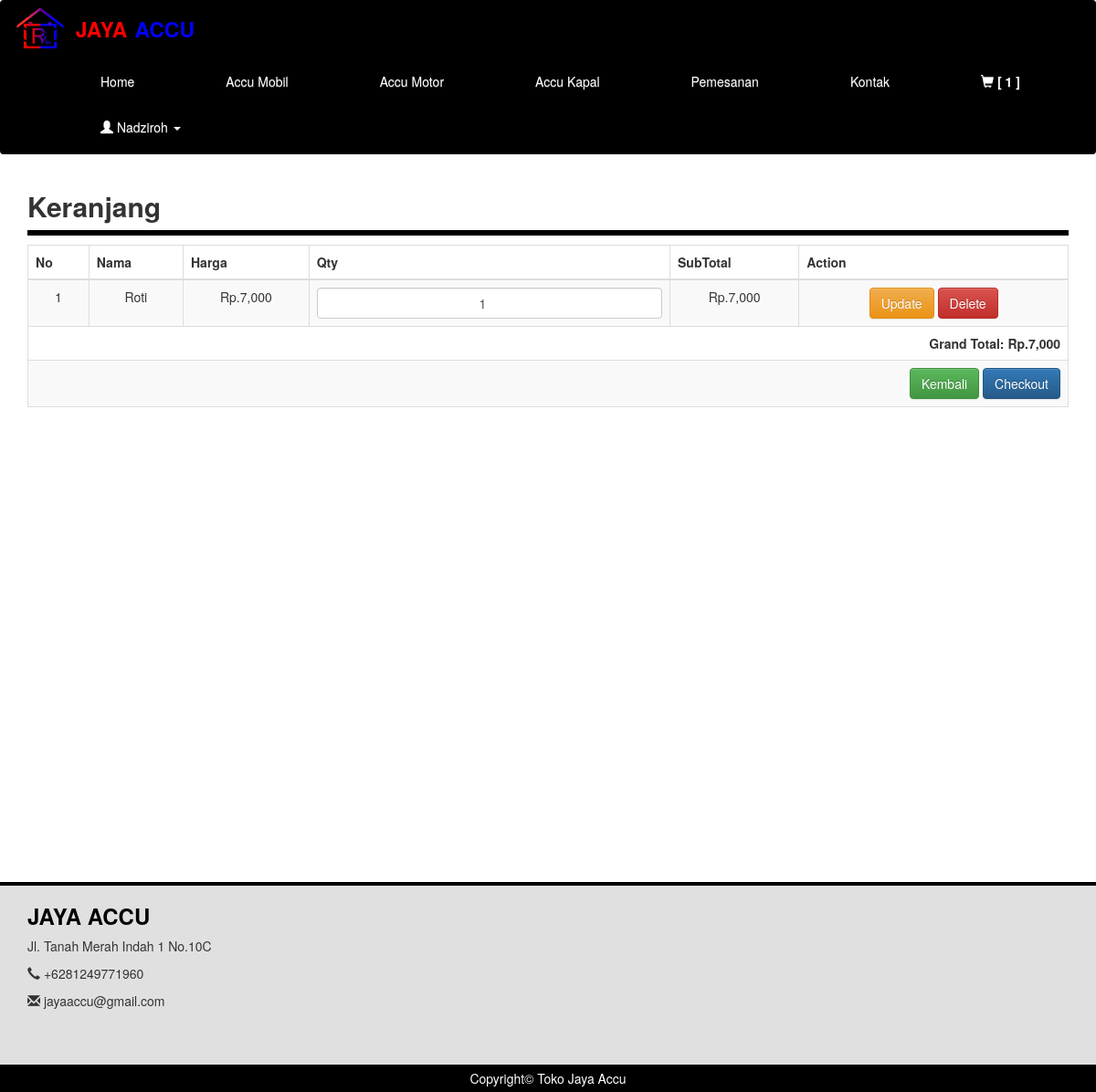
The app's page /keranjang.php (signed in) with its own data.
### tables this page shows
CREATE TABLE `keranjang` (
  `id_keranjang` int(11) NOT NULL,
  `kode_customer` varchar(100) NOT NULL,
  `kode_produk` varchar(100) NOT NULL,
  `nama_produk` varchar(100) NOT NULL,
  `qty` int(11) NOT NULL,
  `harga` int(11) NOT NULL
);

### keranjang.php (the view, shortened to what this page needs)
<?php
include 'header.php';
?>
<div class="container">
	<h2 style="width: 100%; border-bottom: 6px solid #000000; padding-bottom: 10px;"><b>Keranjang</b></h2>
	<div class="table-responsive">
	<table class="table table-striped table-bordered align-middle text-center">
	<?php
	if(isset($_SESSION['kd_cs'])){
		$kode_cs = $_SESSION['kd_cs'];
		$cek = mysqli_query($conn, "SELECT * FROM keranjang WHERE kode_customer = '$kode_cs'");
		if(mysqli_num_rows($cek) > 0){
	?>
		<thead>
			<tr>
				<th>No</th><th>Nama</th><th>Harga</th><th>Qty</th><th>SubTotal</th><th>Action</th>
			</tr>
		</thead>
		<tbody>
		<?php
			$no = 1; $hasil = 0;
			while($row = mysqli_fetch_assoc($cek)){
				$sub = $row['harga'] * $row['qty'];
				$hasil += $sub;
		?>
		<tr>
			<form method="POST" action="">
			<td><?= $no++; ?></td>
			<td><?= $row['nama_produk']; ?></td>
			<td>Rp.<?= number_format($row['harga']); ?></td>
			<td><input type="number" name="qty" class="form-control" value="<?= $row['qty']; ?>" style="text-align: center;"></td>
			<td>Rp.<?= number_format($sub); ?></td>
			<td>
				<button name="submit1" class="btn btn-warning">Update</button>
				<a href="keranjang.php?del=1&id=<?= $row['id_keranjang']; ?>" onclick="return confirm('Hapus produk ini?')" class="btn btn-danger">Delete</a>
			</td>
			</form>
		</tr>
		<?php } ?>
		<tr><td colspan="6" style="text-align: right;"><strong>Grand Total: Rp.<?= number_format($hasil); ?></strong></td></tr>
		<tr>
			<td colspan="6" style="text-align: right;">
				<a href="index.php" class="btn btn-success">Kembali</a>
				<a href="checkout.php?kode_cs=<?= $kode_cs; ?>" class="btn btn-primary">Checkout</a>
			</td>
		</tr>
		<?php } else { ?>
		<tr><td colspan="6" class="text-center bg-warning"><h5><b>KERANJANG KOSONG</b></h5></td></tr>
		<?php }} else { ?>
		<tr><td colspan="6" class="text-center bg-danger"><h5><b>LOGIN TERLEBIH DAHULU</b></h5></td></tr>
		<?php } ?>
		</tbody>
	</table>
	</div>
</div>
<?php include 'footer.php'; ?>

### style.css (style rules this page uses)
body { margin: 0; padding: 0; }

### records on screen
keranjang: nama_produk "Roti", harga "7,000", qty "1", sub "7,000"

### other values on screen
$value "1"
$user "Nadziroh"
$hasil "7,000"
